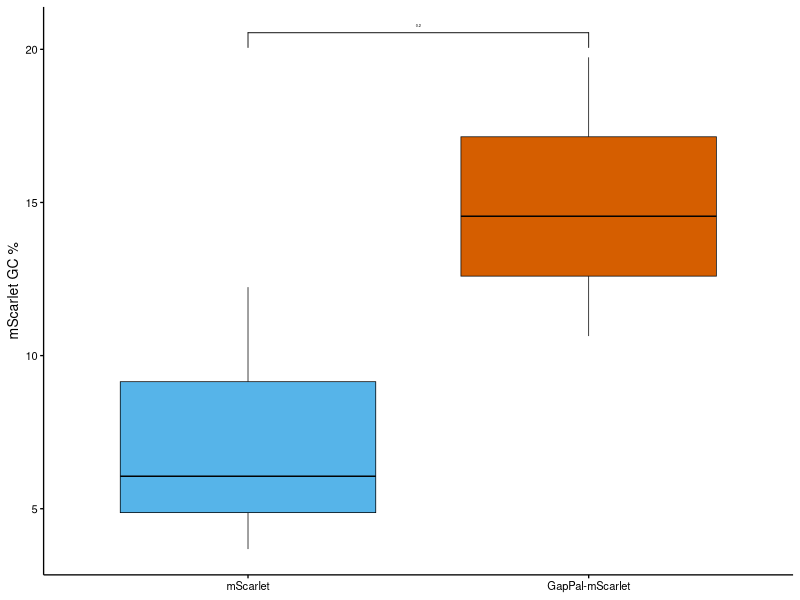
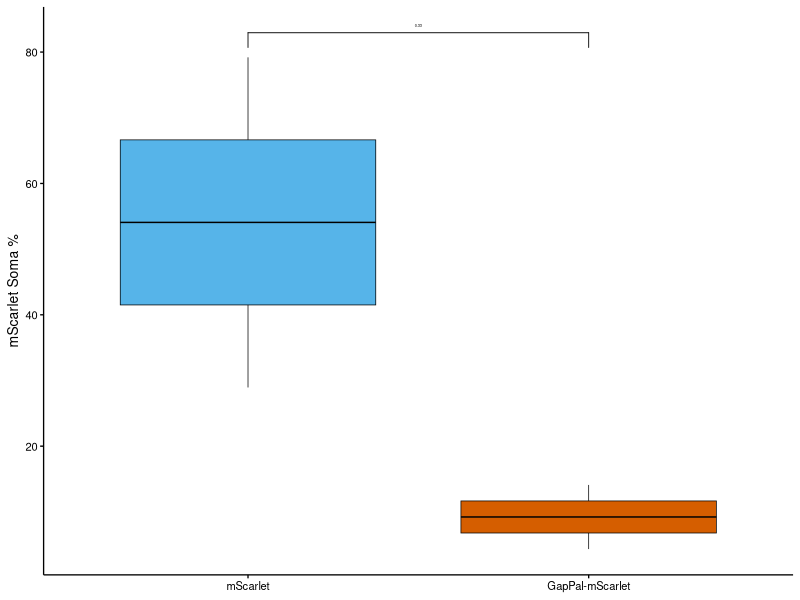
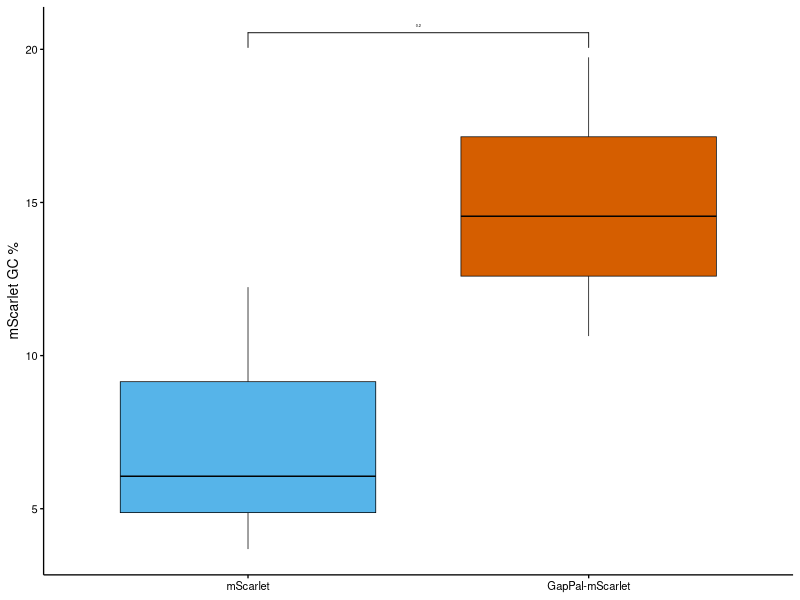
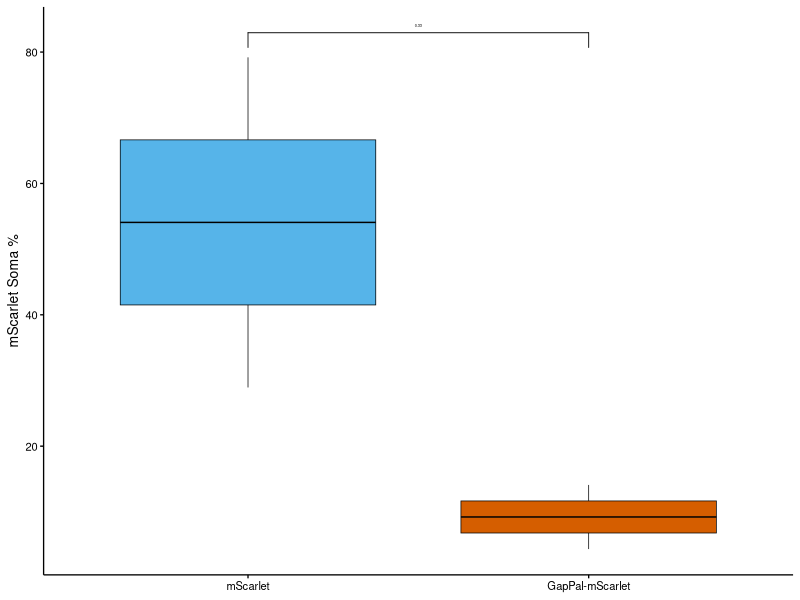

Source code (R) for these figures, in order:
## ----setup, include=FALSE-------------------------------------------------------------------------------------------------
knitr::opts_chunk$set(echo = TRUE)
library(readxl)
library(ggpubr)
library(tidyverse)


## ----dataLoad-------------------------------------------------------------------------------------------------------------
# loading data
data_all <- read_excel("gapPal_sorting_summary.xlsx")


## ----gc-------------------------------------------------------------------------------------------------------------------
# loading gc data
data_gc <- data_all %>%
  filter(compartment == "gc") %>%
  mutate(construct = case_when(construct == "pDT009" ~ "mScarlet",
                               construct == "pDT010A" ~ "GapPal-mScarlet"),
         construct = fct_relevel(construct, "mScarlet", "GapPal-mScarlet"))

# plotting gc data
fig_3b <- ggplot(data_gc, aes(x = construct, y = percent_red,
                                            fill = construct)) +
  geom_boxplot(linewidth = 0.25, color = "black") + 
  theme_classic(base_size = 10) +
  scale_fill_manual(values = c("#56B4E9", "#D55E00")) +
    stat_compare_means(comparisons = list(c("mScarlet", "GapPal-mScarlet")),
                     label = "p.format", size = 1, linewdith = 0.25) +
  labs(y = "mScarlet GC %", x = "") +
  theme(axis.text.x = element_text(color = "black"),
        axis.text.y = element_text(color = "black"),
        axis.title.x = element_blank(),
        axis.ticks = element_line(color = "black"),
        legend.position = "none"); fig_3b
ggsave("fig_3b.pdf", plot = fig_3b, units = "in",
       height = 2.06, width = 2.08)


## ----soma-----------------------------------------------------------------------------------------------------------------
# loading soma data
data_soma <- data_all %>%
  filter(compartment == "soma") %>%
  mutate(construct = case_when(construct == "pDT009" ~ "mScarlet",
                               construct == "pDT010A" ~ "GapPal-mScarlet"),
         construct = fct_relevel(construct, "mScarlet", "GapPal-mScarlet"))

fig_3a <- ggplot(data_soma, aes(x = construct, y = percent_red,
                                            fill = construct)) +
  geom_boxplot(linewidth = 0.25, color = "black") + 
  theme_classic(base_size = 10) +
  scale_fill_manual(values = c("#56B4E9", "#D55E00")) +
  labs(y = "mScarlet Soma %", x = "") +
  stat_compare_means(comparisons = list(c("mScarlet", "GapPal-mScarlet")),
                     label = "p.format", size = 1, linewdith = 0.25) +
  theme(axis.text.x = element_text(color = "black"),
        axis.text.y = element_text(color = "black"),
        axis.title.x = element_blank(),
        axis.ticks = element_line(color = "black"),
        legend.position = "none"); fig_3a
ggsave("fig_3a.pdf", plot = fig_3a, units = "in",
       height = 2.06, width = 2.08)


## ----sessionInfo----------------------------------------------------------------------------------------------------------
sessionInfo()

